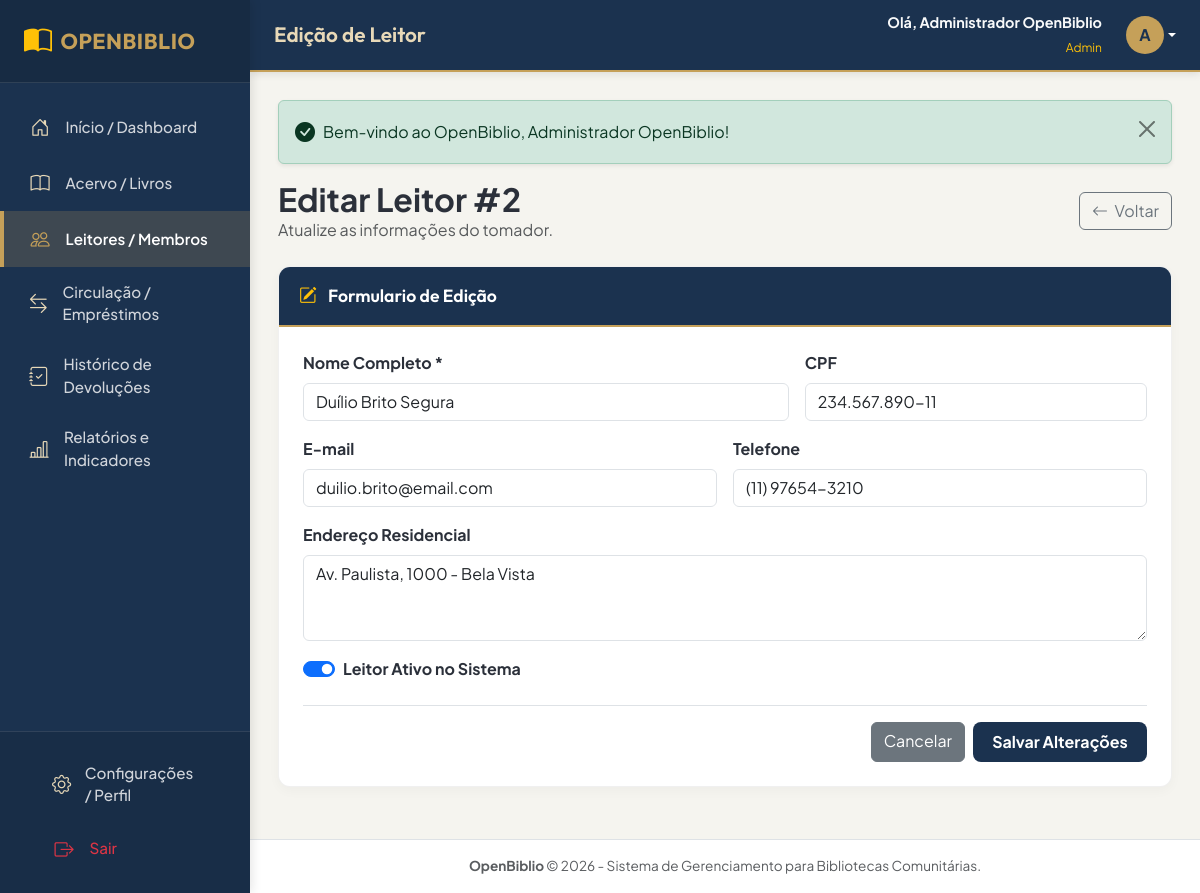
The page /leitor_editar.php?id=2 (signed in) on the database its author committed.
### tables this page shows
CREATE TABLE `leitores` (
  `id` INT AUTO_INCREMENT PRIMARY KEY,
  `nome_completo` VARCHAR(150) NOT NULL,
  `cpf` VARCHAR(14) UNIQUE NULL,
  `email` VARCHAR(150) NULL,
  `telefone` VARCHAR(20) NULL,
  `endereco` TEXT NULL,
  `ativo` TINYINT(1) NOT NULL DEFAULT 1,
  `criado_em` TIMESTAMP DEFAULT CURRENT_TIMESTAMP,
  `atualizado_em` TIMESTAMP DEFAULT CURRENT_TIMESTAMP ON UPDATE CURRENT_TIMESTAMP,
  INDEX `idx_leitores_cpf` (`cpf`),
  INDEX `idx_leitores_nome` (`nome_completo`),
  INDEX `idx_leitores_ativo` (`ativo`)
);

### leitor_editar.php (the view, shortened to what this page needs)
<?php
$db = getDBConnection();
$id = filter_input(INPUT_GET, 'id', FILTER_VALIDATE_INT) ?? filter_input(INPUT_POST, 'id', FILTER_VALIDATE_INT);
$stmtLeitor = $db->prepare("SELECT * FROM leitores WHERE id = ? LIMIT 1");
$stmtLeitor->execute([$id]);
$leitor = $stmtLeitor->fetch();
include __DIR__ . '/includes/header.php';
?>
<div class="d-flex align-items-center justify-content-between mb-4">
    <div>
        <h2 class="font-outfit fw-bold m-0 text-navy">Editar Leitor #<?= $leitor['id'] ?></h2>
        <p class="text-muted m-0">Atualize as informações do tomador.</p>
    </div>
    <a href="leitores.php" class="btn btn-outline-secondary">
        <i class="bi bi-arrow-left me-1"></i> Voltar
    </a>
</div>
<div class="card-ob">
    <div class="card-ob-header">
        <span><i class="bi bi-pencil-square me-2 text-warning"></i> Formulario de Edição</span>
    </div>
    <div class="card-ob-body">
        <form action="leitor_editar.php?id=<?= $leitor['id'] ?>" method="POST">
            <div class="row g-3 mb-3">
                <div class="col-md-7">
                    <label class="form-label fw-bold">Nome Completo *</label>
                    <input type="text" name="nome_completo" class="form-control" value="<?= htmlspecialchars($leitor['nome_completo']) ?>" required>
                </div>
                <div class="col-md-5">
                    <label class="form-label fw-bold">CPF</label>
                    <input type="text" name="cpf" class="form-control" value="<?= htmlspecialchars($leitor['cpf'] ?? '') ?>">
                </div>
            </div>
            <div class="row g-3 mb-3">
                <div class="col-md-6">
                    <label class="form-label fw-bold">E-mail</label>
                    <input type="email" name="email" class="form-control" value="<?= htmlspecialchars($leitor['email'] ?? '') ?>">
                </div>
                <div class="col-md-6">
                    <label class="form-label fw-bold">Telefone</label>
                    <input type="text" name="telefone" class="form-control" value="<?= htmlspecialchars($leitor['telefone'] ?? '') ?>">
                </div>
            </div>
            <div class="mb-3">
                <label class="form-label fw-bold">Endereço Residencial</label>
                <textarea name="endereco" class="form-control" rows="3"><?= htmlspecialchars($leitor['endereco'] ?? '') ?></textarea>
            </div>
            <div class="mb-4 form-check form-switch">
                <input class="form-check-input" type="checkbox" name="ativo" id="ativo" value="1" <?= (int)$leitor['ativo'] === 1 ? 'checked' : '' ?>>
                <label class="form-check-label fw-bold" for="ativo">Leitor Ativo no Sistema</label>
            </div>
            <div class="d-flex justify-content-end gap-2 border-top pt-3">
                <a href="leitores.php" class="btn btn-secondary">Cancelar</a>
                <button type="submit" class="btn btn-navy fw-bold">Salvar Alterações</button>
            </div>
        </form>
    </div>
</div>
<?php include __DIR__ . '/includes/footer.php'; ?>

### css/style.css (style rules this page uses)
:root { --ob-navy-dark: #1b324f; --ob-navy-medium: #24426b; --ob-navy-light: #2d5284; --ob-gold-primary: #c5a059; --ob-gold-hover: #b38d44; --ob-gold-light: #e8d9b8; --ob-gold-bg: #f8f4ec; --ob-bg-main: #f5f4ef; --ob-bg-card: #ffffff; --ob-text-main: #2b303a; --ob-text-muted: #6c757d; --ob-border-color: #e2e8f0; --ob-success: #10b981; --ob-danger: #ef4444; --ob-warning: #f59e0b; --ob-info: #3b82f6; --sidebar-width: 250px; }
body { font-family: 'Plus Jakarta Sans', 'Outfit', system-ui, -apple-system, sans-serif; background-color: var(--ob-bg-main); color: var(--ob-text-main); margin: 0; padding: 0; min-height: 100vh; overflow-x: hidden; }
.card-ob { background: var(--ob-bg-card); border: 1px solid rgba(0,0,0,0.06); border-radius: 12px; box-shadow: 0 4px 12px rgba(0, 0, 0, 0.03); margin-bottom: 1.5rem; overflow: hidden; transition: transform 0.2s ease, box-shadow 0.2s ease; }
.card-ob-header { background-color: var(--ob-navy-dark); color: #ffffff; padding: 1rem 1.25rem; font-family: 'Outfit', sans-serif; font-weight: 600; font-size: 1.1rem; display: flex; align-items: center; justify-content: space-between; border-bottom: 2px solid var(--ob-gold-primary); }
.card-ob-body { padding: 1.5rem; }
.btn-navy { background-color: var(--ob-navy-dark); color: #ffffff; border: none; font-weight: 600; padding: 0.5rem 1.2rem; border-radius: 8px; transition: all 0.2s ease; }

### rows shown on the page
leitores: id "2", nome_completo "Duílio Brito Segura", cpf "234.567.890-11", email "duilio.brito@email.com", telefone "(11) 97654-3210", endereco "Av. Paulista, 1000 - Bela Vista", ativo "☑"

### other values the page prints
$pageHeaderTitle "Edição de Leitor"
$user['nome'] "Administrador OpenBiblio"
$user['perfil'] "Admin"
substr($user['nome'] ?? 'A', 0, 1) "A"
$msg['message'] "Bem-vindo ao OpenBiblio, Administrador OpenBiblio!"
